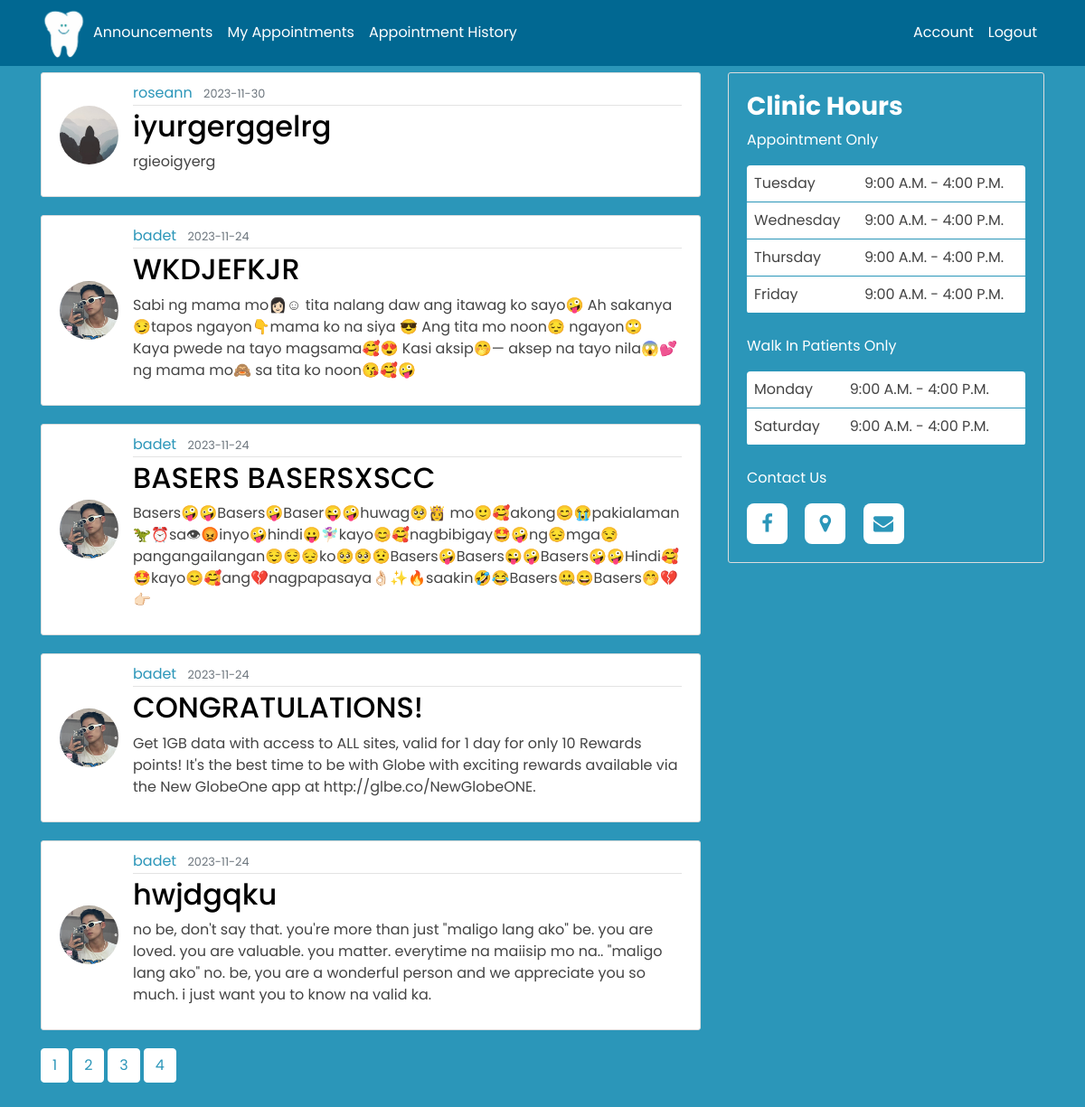
The page /customer_announcement (signed in) on the database as committed earlier.
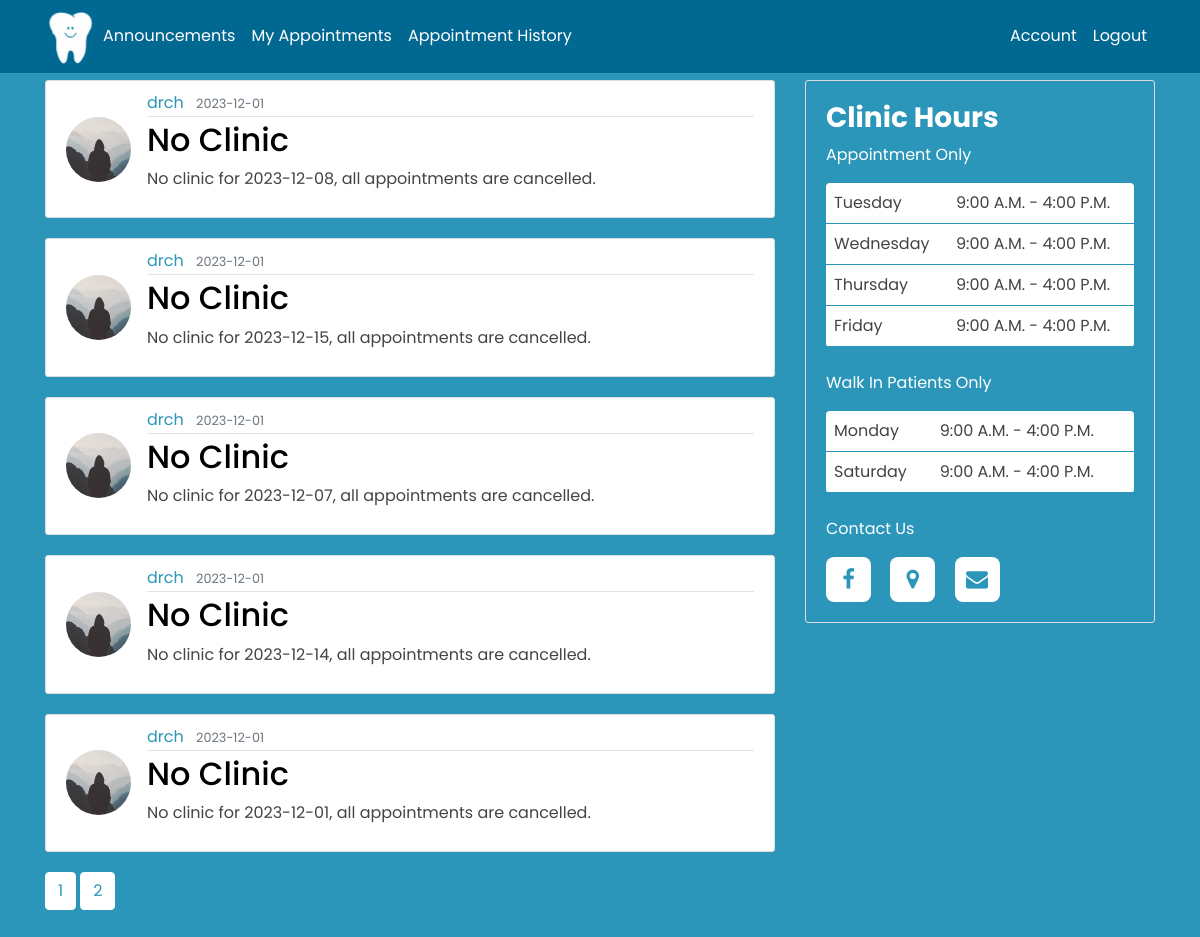
The same page on the database as committed later.
### main/models.py (models this page shows, shortened)
class Post(db.Model):
    id = db.Column(db.Integer, primary_key=True)
    title = db.Column(db.String(100), nullable=False)
    date_posted = db.Column(db.DateTime, nullable=False, default=datetime.utcnow)
    content = db.Column(db.Text, nullable=False)
    user_id = db.Column(db.Integer, db.ForeignKey('user.id'), nullable=False)

class User(db.Model, UserMixin):
    id = db.Column(db.Integer, primary_key=True)
    FName = db.Column(db.String(30), nullable=False)
    MidName = db.Column(db.String(30), nullable=True)
    LName = db.Column(db.String(30), nullable=False)
    gender = db.Column(db.String(10), nullable=False)
    birthday = db.Column(db.String(8), nullable=False)
    age = db.Column(db.Integer, nullable=False)
    contact = db.Column(db.String(30), unique=True, nullable=False)
    address = db.Column(db.String(100), nullable=False)
    username = db.Column(db.String(20), unique=True, nullable=False)
    email = db.Column(db.String(120), unique=True, nullable=False)
    image_file = db.Column(db.String(20), nullable=False, default='default.jpg')
    password = db.Column(db.String(60), nullable=False)
    posts = db.relationship('Post', backref='author', lazy=True)

### main/main1/routes.py (the view)
@main1.route("/customer_announcement")
@login_required
def customer_announcement():
    if current_user.is_authenticated:
        page = request.args.get('page', 1, type=int)
        posts = Post.query.order_by(Post.date_posted.desc()).paginate(page=page, per_page=5)
        return render_template('customer_announcement.html', title='Announcement', posts=posts)

### main/models.py (called while the page is built)
@login_manager.user_loader
def load_user(user_id):
    return User.query.get(int(user_id))

### main/templates/customer_announcement.html (shortened to what this page needs)
<!DOCTYPE html>
<html>
  <head>
    <link rel="stylesheet" href="https://cdnjs.cloudflare.com/ajax/libs/font-awesome/4.7.0/css/font-awesome.min.css">
    <link rel="stylesheet" href="https://maxcdn.bootstrapcdn.com/bootstrap/4.0.0/css/bootstrap.min.css">
    <link rel="stylesheet" type="text/css" href="{{ url_for('static', filename='announcement.css') }}">
  </head>
    <body style="background-color: #2b96b9;">
      <div class="container">
        <div class="row">
          <div class="col-md-8">
            {% for post in posts.items %}
            <fieldset>
              <article class="media content-section">
                <img class="rounded-circle article-img" src="{{ url_for('static', filename = 'profile_pics/' + post.author.image_file) }}">
                <div class="media-body">
                  <div class="article-metadata">
                    <a class="mr-2">{{ post.author.username }}</a>
                    <small class="text-muted">{{ post.date_posted.strftime('%Y-%m-%d') }}</small>
                  </div>
                    <h2><a class="article-title">{{ post.title }}</a></h2>
                    <p class="article-content">{{ post.content }}</p>
                </div>
              </article>
            </fieldset>
            {% endfor %}
          </div>
          <div class="col-md-4">
            <div class="content-section clinic-hours">
              <h3>Clinic Hours</h3>
              <p class="clinic-hrs-txt">Appointment Only</p>
              <table>
                <tr>
                  <td>Tuesday</td>
                  <td>9:00 A.M. - 4:00 P.M.</td>
                </tr>
                <tr>
                  <td>Wednesday</td>
                  <td>9:00 A.M. - 4:00 P.M.</td>
                </tr>
                <tr>
                  <td>Thursday</td>
                  <td>9:00 A.M. - 4:00 P.M.</td>
                </tr>
                <tr>
                  <td>Friday</td>
                  <td>9:00 A.M. - 4:00 P.M.</td>
              </tr>
              </table>
              <br>
              <p class="clinic-hrs-txt">Walk In Patients Only</p>
              <table>
                <tr>
                  <td>Monday</td>
                  <td>9:00 A.M. - 4:00 P.M.</td>
                </tr>
                <tr>
                  <td>Saturday</td>
                  <td>9:00 A.M. - 4:00 P.M.</td>
                </tr>
              </table>
              <br>
              <p class="clinic-hrs-txt">Contact Us</p>
              <div class="contact-icons">
                <a href="https://www.facebook.com/smileplazaDC" target="_blank"><i class='fa fa-facebook-f' ></i></a>
                <a href="https://maps.app.goo.gl/792nLswoVTeMA8ZG7" target = "_blank"><i class='fa fa-map-marker' ></i></a>
                <a href="#contact" ><i class='fa fa-envelope'></i></a>
              </div>
            </div>
          </div>
        </div>
        <div class="pagination">
          {% for page_num in posts.iter_pages(left_edge=1, right_edge=1, left_current=1, right_current=2) %}
            {% if page_num %}
              {% if posts.page_num == page_num %}
                <a class="btn btn-info mb-4 mr-1" href="{{ url_for('main1.customer_announcement', page=page_num) }}">{{ page_num }}</a>
              {% else %}
                <a class="btn btn-outline-info mb-4 mr-1" href="{{ url_for('main.customer_announcement', page=page_num) }}">{{ page_num }}</a>
              {% endif %}
            {% else %}
              ...
            {% endif %}
          {% endfor %}
        </div>
      </div>
    </body>
</html>
{% extends "customer_nav.html" %}

### main/templates/customer_nav.html (shortened to what this page needs)
<!DOCTYPE html>
<html>
  <head>
      <link rel="stylesheet" href="https://cdnjs.cloudflare.com/ajax/libs/font-awesome/4.7.0/css/font-awesome.min.css">
      <link rel="stylesheet" href="https://maxcdn.bootstrapcdn.com/bootstrap/4.0.0/css/bootstrap.min.css">
      <link rel="stylesheet" type="text/css" href="{{ url_for('static', filename='nav.css') }}">
  </head>
  <body>
    <header class="site-header">
        <nav class="navbar navbar-expand-md navbar-dark bg-steel fixed-top">
          <div class="container">
            <img src="{{ url_for('static', filename = 'images/toothlogo2.png') }}" class="logo" alt="logo">
            <div class="collapse navbar-collapse" id="navbarToggle">
                <div class="navbar-nav mr-auto">
                    <a class="nav-item nav-link" href="/customer_announcement">Announcements</a>
                    <a class="nav-item nav-link" href="/appointment" >My Appointments</a>
                    <a class="nav-item nav-link" href="/" onclick="return false;">Appointment History</a>
                </div>
                <div class="navbar-nav">
                    <a class="nav-item nav-link" href="{{ url_for('users.customer_account') }}">Account</a>
                    <a class="nav-item nav-link" href="{{ url_for('users.logout') }}">Logout</a>
                </div>
            </div>
          </div>
        </nav>
    </header>
    <br>
  </body>
</html>

### main/static/announcement.css (style rules this page uses)
* { font-family: 'Poppins', 'Sans-serif'; }
:root { --first-color: #2b96b9; --second-color: #000; --third-color: #b9f1ee; --fourth-color: #1ccae5; --main-color: #056892; --bg-color: #fff; --text-color: #000; --big-font: 5rem; --h2-font: 3rem; --p-font: 1.1rem; }
body { background-color: #2b96b9; margin-top: 5rem; }
h1, h2, h3, h4, h5, h6 { color: #444444; }
.bg-steel { background-color: #5f788a; }
.content-section { background: #ffffff; padding: 10px 20px; border: 1px solid #dddddd; border-radius: 3px; margin-bottom: 20px; }
.article-title { color: #444444; }
.article-content { color: #444444; white-space: pre-line; }
.article-img { height: 65px; width: 65px; margin-right: 16px; }
.article-metadata { padding-bottom: 1px; margin-bottom: 4px; border-bottom: 1px solid #e3e3e3 }
.container .row .col-md-4 .content-section h3 { font-weight: bold; }
.container .content-section h3 { color: #fff; }
div.content-section { background-color: #2b96b9; padding: 20px; color: #fff; }
.content-section .contact-icons i { height: 45px; width: 45px; background: var(--bg-color); color: var(--first-color); font-size: 22px; display: inline-flex; align-items: center; justify-content: center; border-radius: 8px; margin-right: 15px; transition: all .45s ease; }
.pagination a { background-color: #fff; border-color: #fff; color: #2b96b9; }
table { border-radius: 4px; border-collapse: collapse; width: 100%; background-color: #fff; }
td { border-bottom: 1px solid #2b96b9; padding: 8px; color: #444444; }

### main/static/nav.css (style rules this page uses)
* { font-family: 'Poppins', 'Sans-serif'; }
:root { --first-color: #2b96b9; --second-color: #000; --third-color: #b9f1ee; --fourth-color: #1ccae5; --main-color: #056892; --bg-color: #fff; --text-color: #000; --big-font: 5rem; --h2-font: 3rem; --p-font: 1.1rem; }
body { background: #fafafa; color: var(--first-color); margin-top: 5rem; }
.content-section { padding-top: 10%; }
h1, h2, h3, h4, h5, h6 { color: var(--text-color); }
.bg-steel { background-color: #016892; }
.site-header .navbar-nav .nav-link { color: white; }
.logo { width: 50px; height: auto; cursor: pointer; }
.content-section { align-items: center; background: #ffffff; padding: 10px 20px; border: 1px solid #dddddd; border-radius: 3px; margin-bottom: 20px; }
.article-title { color: #444444; }
.article-content { white-space: pre-line; }
.article-img { height: 65px; width: 65px; margin-right: 16px; }
.article-metadata { padding-bottom: 1px; margin-bottom: 4px; border-bottom: 1px solid #e3e3e3 }
p.article-content { color: #444; }
.container .row .col-md-4 .content-section h3 { font-weight: bold; }
.container .content-section h3 { color: #fff; }
.clinic-hrs-txt { color: #fff; }
.clinic-hours { background-color: #2b96b9; padding: 20px; }
.content-section .contact-icons i { height: 45px; width: 45px; background: var(--bg-color); color: var(--first-color); font-size: 22px; display: inline-flex; align-items: center; justify-content: center; border-radius: 8px; margin-right: 15px; transition: all .45s ease; }
.pagination a { background-color: #fff; border-color: #fff; color: #2b96b9; }
table { border-radius: 4px; border-collapse: collapse; width: 100%; background-color: #fff; }
td { border-bottom: 1px solid #2b96b9; padding: 8px; color: #444444; }

Rows that differ between the two databases and show on the page:
removed Post: image_file (placeholder picture), author.username "roseann", date_posted "2023-11-30", title "iyurgerggelrg", content "rgieoigyerg"
removed Post: image_file (picture), author.username "badet", date_posted "2023-11-24", title "WKDJEFKJR", content "Sabi ng mama mo👩🏻☺ tita nalang daw ang itawag ko sayo🤪 Ah sakanya 😏tapos ngayon👇mama ko na siya 😎 Ang tita mo noon😔 ngayon🙄 Kaya pwede na tayo magsama🥰😍 Kasi aksip🤭— aksep na tayo nila😱💕ng mama mo🙈 sa tita ko noon😘🥰🤪"
removed Post: image_file (picture), author.username "badet", date_posted "2023-11-24", title "BASERS BASERSXSCC", content "Basers🤪🤪Basers🤪Baser😜🤪huwag🥺👸 mo🙂🥰akong😊😭pakialaman🦖⏰sa👁😡inyo🤪hindi😛🧚🏻‍♀️kayo😊🥰nagbibigay🤩🤪ng😔mga😒pangangailangan😌😌😔ko🥺🥺😟Basers🤪Basers😜🤪Basers🤪🤪Hindi🥰🤩kayo😊🥰ang💔nagpapasaya👌🏻✨🔥saakin🤣😂Basers🤐😄Basers🤭💔👉🏻"
removed Post: image_file (picture), author.username "badet", date_posted "2023-11-24", title "CONGRATULATIONS!", content "Get 1GB data with access to ALL sites, valid for 1 day for only 10 Rewards points! It's the best time to be with Globe with exciting rewards available via the New GlobeOne app at http://glbe.co/NewGlobeONE."
removed Post: image_file (picture), author.username "badet", date_posted "2023-11-24", title "hwjdgqku", content "no be, don't say that. you're more than just \"maligo lang ako\" be. you are loved. you are valuable. you matter. everytime na maiisip mo na.. \"maligo lang ako\" no. be, you are a wonderful person and we appreciate you so much. i just want you to know na valid ka."
now on this page (row edited): Post: image_file (placeholder picture), author.username "drch", date_posted "2023-12-01", title "No Clinic", content "No clinic for 2023-12-08, all appointments are cancelled."
now on this page (row edited): Post: image_file (placeholder picture), author.username "drch", date_posted "2023-12-01", title "No Clinic", content "No clinic for 2023-12-15, all appointments are cancelled."
now on this page (row edited): Post: image_file (placeholder picture), author.username "drch", date_posted "2023-12-01", title "No Clinic", content "No clinic for 2023-12-07, all appointments are cancelled."
now on this page (row edited): Post: image_file (placeholder picture), author.username "drch", date_posted "2023-12-01", title "No Clinic", content "No clinic for 2023-12-14, all appointments are cancelled."
now on this page (row edited): Post: image_file (placeholder picture), author.username "drch", date_posted "2023-12-01", title "No Clinic", content "No clinic for 2023-12-01, all appointments are cancelled."
Other text that changed with them:
list line gone: "3"
list line gone: "4"
